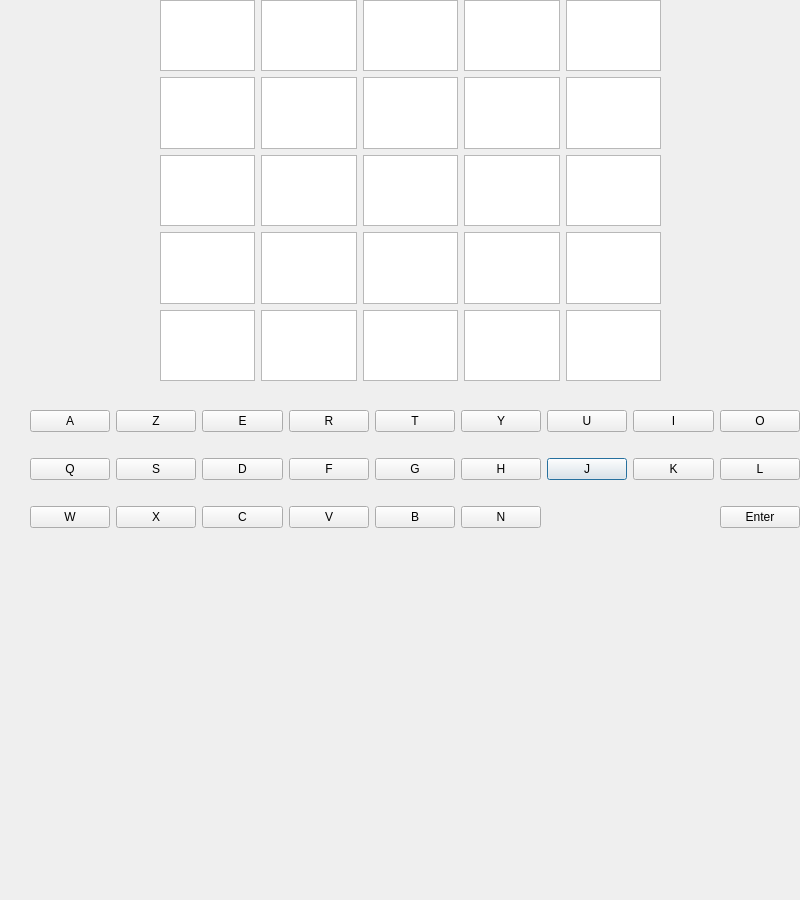
<?xml version="1.0" encoding="UTF-8"?>
<ui version="4.0">
 <class>Wordle2</class>
 <widget class="QDialog" name="Wordle2">
  <property name="geometry">
   <rect>
    <x>0</x>
    <y>0</y>
    <width>800</width>
    <height>900</height>
   </rect>
  </property>
  <property name="windowTitle">
   <string>Dialog</string>
  </property>
  <widget class="QWidget" name="gridLayoutWidget">
   <property name="geometry">
    <rect>
     <x>30</x>
     <y>390</y>
     <width>856</width>
     <height>161</height>
    </rect>
   </property>
   <layout class="QGridLayout" name="gridLayout">
    <item row="1" column="6">
     <widget class="QPushButton" name="Ib_2">
      <property name="text">
       <string>J</string>
      </property>
     </widget>
    </item>
    <item row="1" column="0">
     <widget class="QPushButton" name="Qb">
      <property name="text">
       <string>Q</string>
      </property>
     </widget>
    </item>
    <item row="1" column="8">
     <widget class="QPushButton" name="Lb">
      <property name="text">
       <string>L</string>
      </property>
     </widget>
    </item>
    <item row="1" column="2">
     <widget class="QPushButton" name="Db">
      <property name="text">
       <string>D</string>
      </property>
     </widget>
    </item>
    <item row="0" column="0">
     <widget class="QPushButton" name="Ab">
      <property name="text">
       <string>A</string>
      </property>
     </widget>
    </item>
    <item row="1" column="4">
     <widget class="QPushButton" name="Gb">
      <property name="text">
       <string>G</string>
      </property>
     </widget>
    </item>
    <item row="1" column="3">
     <widget class="QPushButton" name="Fb">
      <property name="text">
       <string>F</string>
      </property>
     </widget>
    </item>
    <item row="1" column="1">
     <widget class="QPushButton" name="Sb">
      <property name="text">
       <string>S</string>
      </property>
     </widget>
    </item>
    <item row="1" column="5">
     <widget class="QPushButton" name="Hb">
      <property name="text">
       <string>H</string>
      </property>
     </widget>
    </item>
    <item row="1" column="7">
     <widget class="QPushButton" name="Kb">
      <property name="text">
       <string>K</string>
      </property>
     </widget>
    </item>
    <item row="2" column="0">
     <widget class="QPushButton" name="Wb">
      <property name="text">
       <string>W</string>
      </property>
     </widget>
    </item>
    <item row="1" column="9">
     <widget class="QPushButton" name="Mb">
      <property name="text">
       <string>M</string>
      </property>
     </widget>
    </item>
    <item row="0" column="1">
     <widget class="QPushButton" name="Zb">
      <property name="text">
       <string>Z</string>
      </property>
     </widget>
    </item>
    <item row="0" column="2">
     <widget class="QPushButton" name="Eb">
      <property name="text">
       <string>E</string>
      </property>
     </widget>
    </item>
    <item row="0" column="3">
     <widget class="QPushButton" name="Rb">
      <property name="text">
       <string>R</string>
      </property>
     </widget>
    </item>
    <item row="0" column="4">
     <widget class="QPushButton" name="Tb">
      <property name="text">
       <string>T</string>
      </property>
     </widget>
    </item>
    <item row="0" column="5">
     <widget class="QPushButton" name="Yb">
      <property name="text">
       <string>Y</string>
      </property>
     </widget>
    </item>
    <item row="0" column="6">
     <widget class="QPushButton" name="Ub">
      <property name="text">
       <string>U</string>
      </property>
     </widget>
    </item>
    <item row="0" column="7">
     <widget class="QPushButton" name="Ib">
      <property name="text">
       <string>I</string>
      </property>
     </widget>
    </item>
    <item row="0" column="8">
     <widget class="QPushButton" name="Ob">
      <property name="text">
       <string>O</string>
      </property>
     </widget>
    </item>
    <item row="0" column="9">
     <widget class="QPushButton" name="Pb">
      <property name="text">
       <string>P</string>
      </property>
     </widget>
    </item>
    <item row="2" column="1">
     <widget class="QPushButton" name="Xb">
      <property name="text">
       <string>X</string>
      </property>
     </widget>
    </item>
    <item row="2" column="2">
     <widget class="QPushButton" name="Cb">
      <property name="text">
       <string>C</string>
      </property>
     </widget>
    </item>
    <item row="2" column="3">
     <widget class="QPushButton" name="Vb">
      <property name="text">
       <string>V</string>
      </property>
     </widget>
    </item>
    <item row="2" column="4">
     <widget class="QPushButton" name="Bb">
      <property name="text">
       <string>B</string>
      </property>
     </widget>
    </item>
    <item row="2" column="5">
     <widget class="QPushButton" name="Nb">
      <property name="text">
       <string>N</string>
      </property>
     </widget>
    </item>
    <item row="2" column="8">
     <widget class="QPushButton" name="Enter">
      <property name="text">
       <string>Enter</string>
      </property>
     </widget>
    </item>
   </layout>
  </widget>
  <widget class="QWidget" name="gridLayoutWidget_2">
   <property name="geometry">
    <rect>
     <x>160</x>
     <y>0</y>
     <width>501</width>
     <height>381</height>
    </rect>
   </property>
   <property name="font">
    <font>
     <pointsize>36</pointsize>
    </font>
   </property>
   <layout class="QGridLayout" name="gridLayout_2">
    <item row="0" column="1">
     <widget class="QTextEdit" name="textEdit_2">
      <property name="font">
       <font>
        <pointsize>36</pointsize>
       </font>
      </property>
     </widget>
    </item>
    <item row="1" column="1">
     <widget class="QTextEdit" name="textEdit_7">
      <property name="font">
       <font>
        <pointsize>36</pointsize>
       </font>
      </property>
     </widget>
    </item>
    <item row="2" column="0">
     <widget class="QTextEdit" name="textEdit_8">
      <property name="font">
       <font>
        <pointsize>36</pointsize>
       </font>
      </property>
     </widget>
    </item>
    <item row="3" column="0">
     <widget class="QTextEdit" name="textEdit_9">
      <property name="font">
       <font>
        <pointsize>36</pointsize>
       </font>
      </property>
     </widget>
    </item>
    <item row="0" column="2">
     <widget class="QTextEdit" name="textEdit_3">
      <property name="font">
       <font>
        <pointsize>36</pointsize>
       </font>
      </property>
     </widget>
    </item>
    <item row="1" column="0">
     <widget class="QTextEdit" name="textEdit_6">
      <property name="font">
       <font>
        <pointsize>36</pointsize>
       </font>
      </property>
     </widget>
    </item>
    <item row="0" column="0">
     <widget class="QTextEdit" name="textEdit">
      <property name="font">
       <font>
        <pointsize>36</pointsize>
       </font>
      </property>
     </widget>
    </item>
    <item row="0" column="3">
     <widget class="QTextEdit" name="textEdit_4">
      <property name="font">
       <font>
        <pointsize>36</pointsize>
       </font>
      </property>
     </widget>
    </item>
    <item row="0" column="4">
     <widget class="QTextEdit" name="textEdit_5">
      <property name="font">
       <font>
        <pointsize>36</pointsize>
       </font>
      </property>
     </widget>
    </item>
    <item row="4" column="0">
     <widget class="QTextEdit" name="textEdit_10">
      <property name="font">
       <font>
        <pointsize>36</pointsize>
       </font>
      </property>
     </widget>
    </item>
    <item row="2" column="1">
     <widget class="QTextEdit" name="textEdit_11">
      <property name="font">
       <font>
        <pointsize>36</pointsize>
       </font>
      </property>
     </widget>
    </item>
    <item row="2" column="2">
     <widget class="QTextEdit" name="textEdit_12">
      <property name="font">
       <font>
        <pointsize>36</pointsize>
       </font>
      </property>
     </widget>
    </item>
    <item row="1" column="2">
     <widget class="QTextEdit" name="textEdit_13">
      <property name="font">
       <font>
        <pointsize>36</pointsize>
       </font>
      </property>
     </widget>
    </item>
    <item row="1" column="3">
     <widget class="QTextEdit" name="textEdit_14">
      <property name="font">
       <font>
        <pointsize>36</pointsize>
       </font>
      </property>
     </widget>
    </item>
    <item row="1" column="4">
     <widget class="QTextEdit" name="textEdit_15">
      <property name="font">
       <font>
        <pointsize>36</pointsize>
       </font>
      </property>
     </widget>
    </item>
    <item row="2" column="3">
     <widget class="QTextEdit" name="textEdit_16">
      <property name="font">
       <font>
        <pointsize>36</pointsize>
       </font>
      </property>
     </widget>
    </item>
    <item row="2" column="4">
     <widget class="QTextEdit" name="textEdit_17">
      <property name="font">
       <font>
        <pointsize>36</pointsize>
       </font>
      </property>
     </widget>
    </item>
    <item row="3" column="1">
     <widget class="QTextEdit" name="textEdit_18">
      <property name="font">
       <font>
        <pointsize>36</pointsize>
       </font>
      </property>
     </widget>
    </item>
    <item row="3" column="2">
     <widget class="QTextEdit" name="textEdit_19">
      <property name="font">
       <font>
        <pointsize>36</pointsize>
       </font>
      </property>
     </widget>
    </item>
    <item row="3" column="3">
     <widget class="QTextEdit" name="textEdit_20">
      <property name="font">
       <font>
        <pointsize>36</pointsize>
       </font>
      </property>
     </widget>
    </item>
    <item row="3" column="4">
     <widget class="QTextEdit" name="textEdit_21">
      <property name="font">
       <font>
        <pointsize>36</pointsize>
       </font>
      </property>
     </widget>
    </item>
    <item row="4" column="1">
     <widget class="QTextEdit" name="textEdit_22">
      <property name="font">
       <font>
        <pointsize>36</pointsize>
       </font>
      </property>
     </widget>
    </item>
    <item row="4" column="2">
     <widget class="QTextEdit" name="textEdit_23">
      <property name="font">
       <font>
        <pointsize>36</pointsize>
       </font>
      </property>
     </widget>
    </item>
    <item row="4" column="3">
     <widget class="QTextEdit" name="textEdit_24">
      <property name="font">
       <font>
        <pointsize>36</pointsize>
       </font>
      </property>
     </widget>
    </item>
    <item row="4" column="4">
     <widget class="QTextEdit" name="textEdit_25">
      <property name="font">
       <font>
        <pointsize>36</pointsize>
       </font>
      </property>
     </widget>
    </item>
   </layout>
  </widget>
 </widget>
 <resources/>
 <connections/>
</ui>
